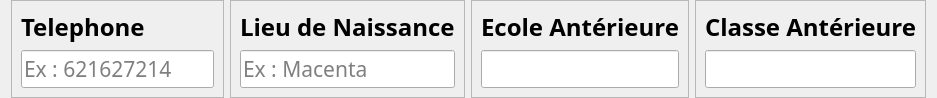
                                <widget class="QWidget" name="infoBloc5" native="true">
                                 <property name="maximumSize">
                                  <size>
                                   <width>16777215</width>
                                   <height>95</height>
                                  </size>
                                 </property>
                                 <layout class="QHBoxLayout" name="horizontalLayout_25">
                                  <property name="topMargin">
                                   <number>0</number>
                                  </property>
                                  <property name="bottomMargin">
                                   <number>0</number>
                                  </property>
                                  <item>
                                   <widget class="QFrame" name="frame_34">
                                    <property name="frameShape">
                                     <enum>QFrame::StyledPanel</enum>
                                    </property>
                                    <property name="frameShadow">
                                     <enum>QFrame::Raised</enum>
                                    </property>
                                    <layout class="QVBoxLayout" name="verticalLayout_59">
                                     <item alignment="Qt::AlignTop">
                                      <widget class="QLabel" name="labelTelephone">
                                       <property name="font">
                                        <font>
                                         <family>Century Gothic</family>
                                         <pointsize>18</pointsize>
                                         <weight>75</weight>
                                         <bold>true</bold>
                                        </font>
                                       </property>
                                       <property name="text">
                                        <string>Telephone</string>
                                       </property>
                                      </widget>
                                     </item>
                                     <item>
                                      <widget class="QLineEdit" name="telephone">
                                       <property name="font">
                                        <font>
                                         <family>Century Gothic</family>
                                         <pointsize>16</pointsize>
                                        </font>
                                       </property>
                                       <property name="placeholderText">
                                        <string>Ex : 621627214</string>
                                       </property>
                                      </widget>
                                     </item>
                                    </layout>
                                   </widget>
                                  </item>
                                  <item>
                                   <widget class="QFrame" name="frame_36">
                                    <property name="frameShape">
                                     <enum>QFrame::StyledPanel</enum>
                                    </property>
                                    <property name="frameShadow">
                                     <enum>QFrame::Raised</enum>
                                    </property>
                                    <layout class="QVBoxLayout" name="verticalLayout_61">
                                     <item alignment="Qt::AlignTop">
                                      <widget class="QLabel" name="labelLieuNaissance">
                                       <property name="font">
                                        <font>
                                         <family>Century Gothic</family>
                                         <pointsize>18</pointsize>
                                         <weight>75</weight>
                                         <bold>true</bold>
                                        </font>
                                       </property>
                                       <property name="text">
                                        <string>Lieu de Naissance</string>
                                       </property>
                                      </widget>
                                     </item>
                                     <item>
                                      <widget class="QLineEdit" name="lieuNaissance">
                                       <property name="font">
                                        <font>
                                         <family>Century Gothic</family>
                                         <pointsize>16</pointsize>
                                        </font>
                                       </property>
                                       <property name="placeholderText">
                                        <string>Ex : Macenta</string>
                                       </property>
                                      </widget>
                                     </item>
                                    </layout>
                                   </widget>
                                  </item>
                                  <item>
                                   <widget class="QFrame" name="frame_35">
                                    <property name="frameShape">
                                     <enum>QFrame::StyledPanel</enum>
                                    </property>
                                    <property name="frameShadow">
                                     <enum>QFrame::Raised</enum>
                                    </property>
                                    <layout class="QVBoxLayout" name="verticalLayout_60">
                                     <item alignment="Qt::AlignTop">
                                      <widget class="QLabel" name="labelEcoleAnterieure">
                                       <property name="font">
                                        <font>
                                         <family>Century Gothic</family>
                                         <pointsize>18</pointsize>
                                         <weight>75</weight>
                                         <bold>true</bold>
                                        </font>
                                       </property>
                                       <property name="text">
                                        <string>Ecole Antérieure</string>
                                       </property>
                                      </widget>
                                     </item>
                                     <item>
                                      <widget class="QLineEdit" name="ecoleAnterieure">
                                       <property name="font">
                                        <font>
                                         <family>Century Gothic</family>
                                         <pointsize>16</pointsize>
                                        </font>
                                       </property>
                                      </widget>
                                     </item>
                                    </layout>
                                   </widget>
                                  </item>
                                  <item>
                                   <widget class="QFrame" name="frame_37">
                                    <property name="frameShape">
                                     <enum>QFrame::StyledPanel</enum>
                                    </property>
                                    <property name="frameShadow">
                                     <enum>QFrame::Raised</enum>
                                    </property>
                                    <layout class="QVBoxLayout" name="verticalLayout_62">
                                     <item alignment="Qt::AlignTop">
                                      <widget class="QLabel" name="labelClasseAnterieure">
                                       <property name="font">
                                        <font>
                                         <family>Century Gothic</family>
                                         <pointsize>18</pointsize>
                                         <weight>75</weight>
                                         <bold>true</bold>
                                        </font>
                                       </property>
                                       <property name="text">
                                        <string>Classe Antérieure</string>
                                       </property>
                                      </widget>
                                     </item>
                                     <item>
                                      <widget class="QLineEdit" name="classeAnterieure">
                                       <property name="font">
                                        <font>
                                         <family>Century Gothic</family>
                                         <pointsize>16</pointsize>
                                        </font>
                                       </property>
                                      </widget>
                                     </item>
                                    </layout>
                                   </widget>
                                  </item>
                                 </layout>
                                </widget>
